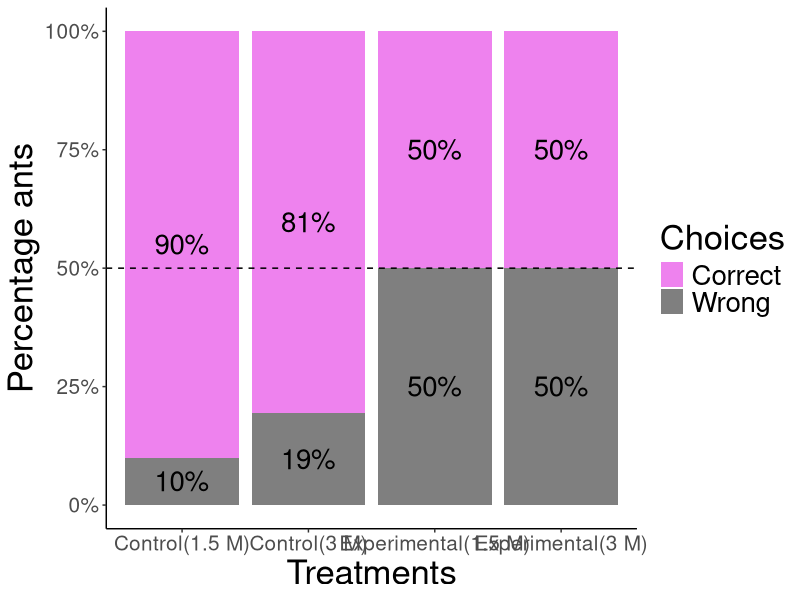
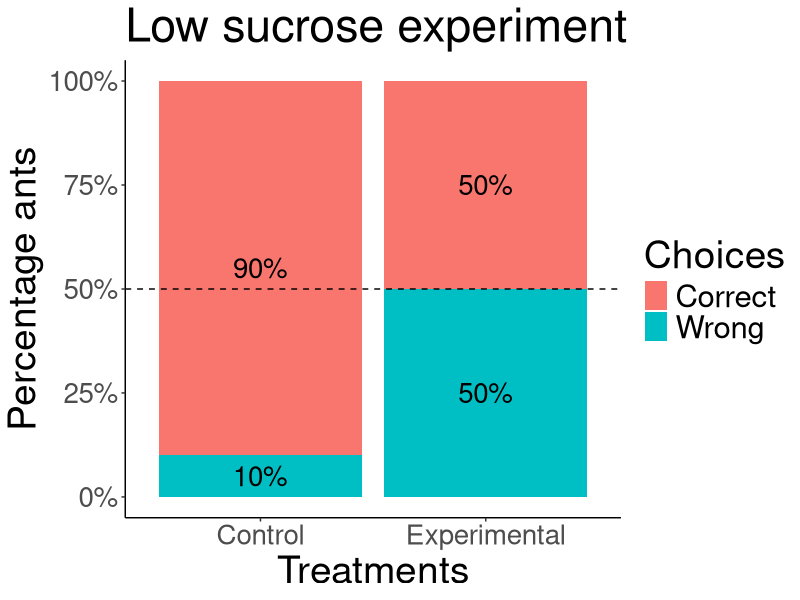
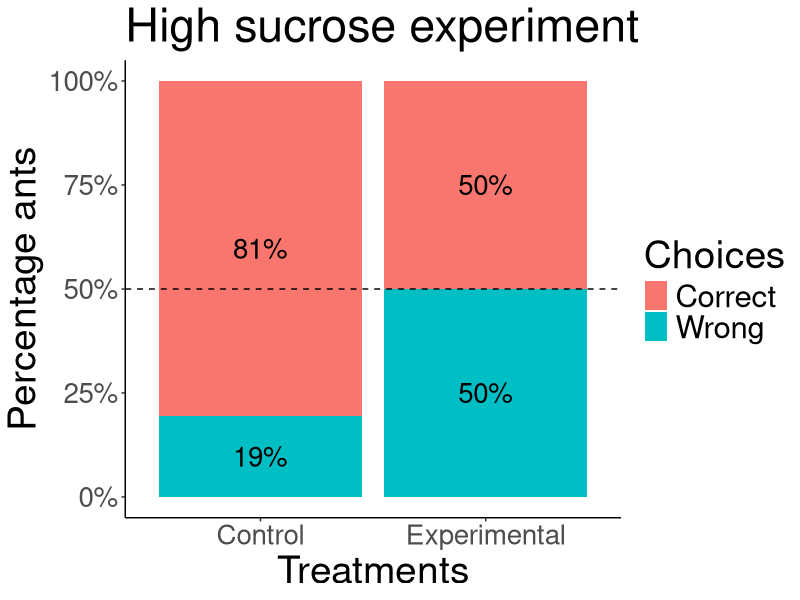
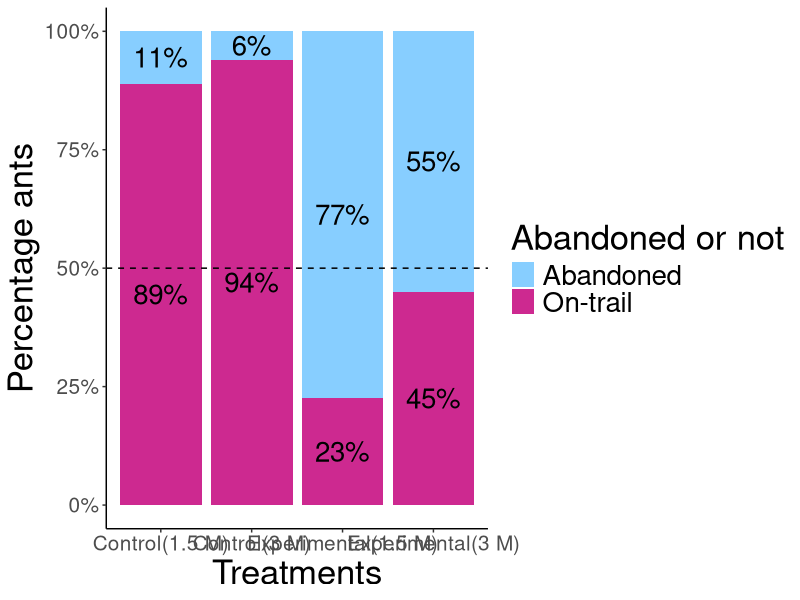
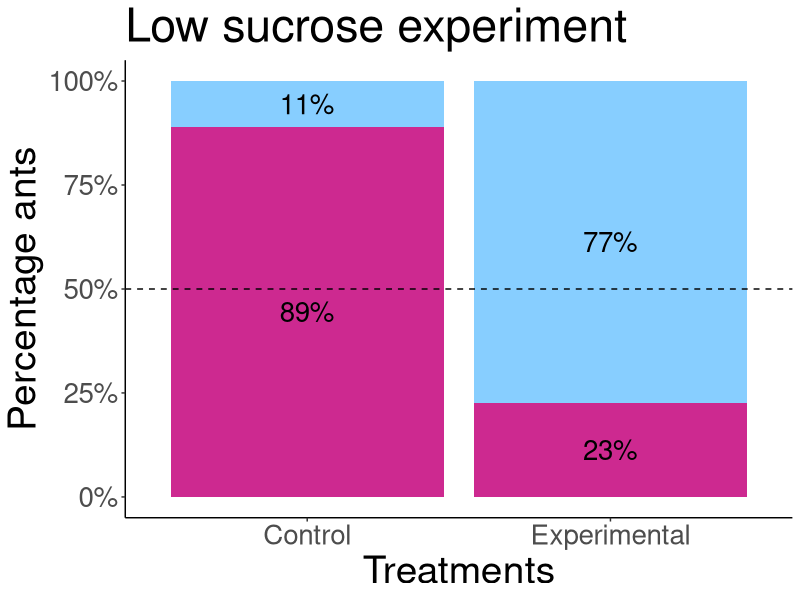
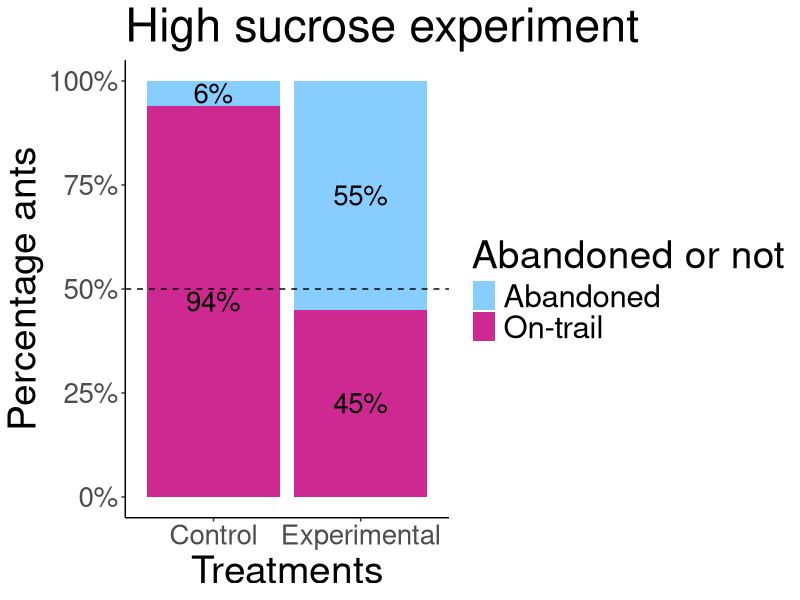
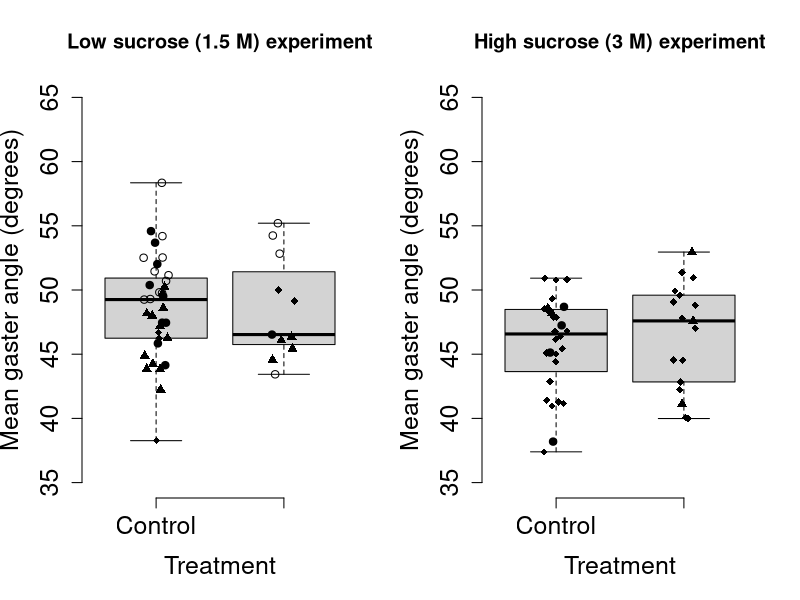

Write R code to recreate these figures, in order.
## ---- chunk 1
knitr::opts_chunk$set(echo = TRUE)
## ---- chunk 2
library(tidyverse)
library(ggplot2)
library(ggthemes)
library(ggstats)
## ---- chunk 3
#Importing the datasheets,and converting the relevant columns into factors

low_sucrose_experiment_data<-read.csv("Combined ant choices_Low sucrose experiment.csv")

high_sucrose_experiment_data<-read.csv("Combined ant choices_High sucrose experiment.csv")

#Extracting the columns needed for choice and abandonment analysis
low_sucrose_experiment_choices<-data.frame(low_sucrose_experiment_data$Treatment,low_sucrose_experiment_data$Ant.choice)
high_sucrose_experiment_choices<-data.frame(high_sucrose_experiment_data$Treatment,high_sucrose_experiment_data$Ant.choice)

#Changing the column names
colnames(low_sucrose_experiment_choices)<-c("treatment","choices")
colnames(high_sucrose_experiment_choices)<-c("treatment","choices")

#Converting the columns into factors
low_sucrose_experiment_choices$treatment<-as.factor(low_sucrose_experiment_choices$treatment)
low_sucrose_experiment_choices$choices<-as.factor(low_sucrose_experiment_choices$choices)

high_sucrose_experiment_choices$treatment<-as.factor(high_sucrose_experiment_choices$treatment)
high_sucrose_experiment_choices$choices<-as.factor(high_sucrose_experiment_choices$choices)

## ---- chunk 4

#1.5M DATA CHOICE ANALYSIS

#Filtering data where ant made either a correct or a wrong choice
low_sucrose_experiment_choices_only<-
  low_sucrose_experiment_choices %>% 
  filter(choices !="Abandoned")

#Dropping the abandonment factor level
low_sucrose_experiment_choices_only$choices<-droplevels(low_sucrose_experiment_choices_only$choices)

#Creating table
low_sucrose_experiment_choices_only_table<-table(low_sucrose_experiment_choices_only)

chisq.test(low_sucrose_experiment_choices_only_table,correct = F)

#Binomial test for control data
binom.test(36,40,0.5)
#Significant!

#Binomial test for experimental data
binom.test(8,16,0.5)
#Non-significant 
 
#3M DATA CHOICE ANALYSIS

#Filtering data where ant made either a correct or a wrong choice
high_sucrose_experiment_choices_only<-
  high_sucrose_experiment_choices %>% 
  filter(choices !="Abandoned")

#Dropping the abandonment factor level
high_sucrose_experiment_choices_only$choices<-droplevels(high_sucrose_experiment_choices_only$choices)

#Creating table
high_sucrose_experiment_choices_only_table<-table(high_sucrose_experiment_choices_only)

chisq.test(high_sucrose_experiment_choices_only_table,correct = F)
#Significant

#Binomial test for control data
binom.test(27,33,0.5)
#Significant!

#Binomial test for experimental data
binom.test(11,21,0.5)
#Non-significant 
## ---- chunk 5

#LOW SUCROSE EXPERIMENT ABANDONMENT ANALYSIS

#Filtering data where ant made either a correct or a wrong choice
low_sucrose_experiment_choices$abandonment<-ifelse(low_sucrose_experiment_choices$choices=="Abandoned","Abandoned","On-trail")

low_sucrose_experiment_abandonment_table<-table(low_sucrose_experiment_choices[-2])

#Chi-square test
chisq.test(low_sucrose_experiment_abandonment_table,correct = F)
#Significant

#Binomial test for control data
binom.test(5,45,0.5)
#Significantly more ants stay on the trail than abandon here

#Binomial test for experimental data
binom.test(55,71,0.5)
#Significantly more ants abandon the trail than stay on the trail

#HIGH SUCROSE EXPERIMENT ABANDONMENT ANALYSIS

#Filtering data where ant made either a correct or a wrong choice
high_sucrose_experiment_choices$abandonment<-ifelse(high_sucrose_experiment_choices$choices=="Abandoned","Abandoned","On-trail")

high_sucrose_experiment_abandonment_table<-table(high_sucrose_experiment_choices[-2])

#Chi-square test
chisq.test(high_sucrose_experiment_abandonment_table,correct = F)
#Significant


#Binomial test for control data
binom.test(2,35,0.5) #Significant
#Significantly more ants stay on the trail than abandon here

#Binomial test for experimental data
binom.test(30,51,0.5)
#Non-significant

## ---- chunk 6

#Creating labels specific to the experiment type and combining the dataframes
low_sucrose_experiment_choices$label<-as.factor(ifelse(low_sucrose_experiment_choices$treatment=="Control","Control_1.5m","Exp_1.5m"))

high_sucrose_experiment_choices$label<-as.factor(ifelse(high_sucrose_experiment_choices$treatment=="Control","Control_3m","Exp_3m"))


#Combining the choices from both experiments
all_exp_combined_data_choices<-rbind(low_sucrose_experiment_choices,high_sucrose_experiment_choices)

#Subsetting the data from the two treatments (combined for both experiments separately) to compare between the experiments.
all_exp_combined_control<-subset(all_exp_combined_data_choices,all_exp_combined_data_choices$treatment=="Control")

all_exp_combined_experimental<-subset(all_exp_combined_data_choices,all_exp_combined_data_choices$treatment=="Experimental")

#Dropping the uncessary factor levels
all_exp_combined_control$label<-droplevels(all_exp_combined_control$label)

all_exp_combined_experimental$label<-droplevels(all_exp_combined_experimental$label)

#COMPARING CORRECT VS. WRONG CHOICES BETWEEN THE TWO EXPERIMENTS FOR EACH TREATMENT

#CONTROL TREATMENT
all_exp_combined_control_choices_only<-data.frame(all_exp_combined_control$choices,all_exp_combined_control$label)

colnames(all_exp_combined_control_choices_only)<-c("choices","exp_type")

#Removing abandonment data for this analysis
all_exp_combined_control_choices_only<-subset(all_exp_combined_control_choices_only,all_exp_combined_control_choices_only$choices!="Abandoned")

#Dropping the uncessary factor levels
all_exp_combined_control_choices_only$choices<-droplevels(all_exp_combined_control_choices_only$choices)

all_exp_combined_control_choices_only_table<-table(all_exp_combined_control_choices_only)

chisq.test(all_exp_combined_control_choices_only_table,correct = F)
#Not significant

#EXPERIMENTAL TREATMENT

all_exp_combined_experimental_choices_only<-data.frame(all_exp_combined_experimental$choices,all_exp_combined_experimental$label)

colnames(all_exp_combined_experimental_choices_only)<-c("choices","exp_type")

#Removing abandonment data for this analysis
all_exp_combined_experimental_choices_only<-subset(all_exp_combined_experimental_choices_only,all_exp_combined_experimental_choices_only$choices!="Abandoned")

#Dropping the uncessary factor levels
all_exp_combined_experimental_choices_only$choices<-droplevels(all_exp_combined_experimental_choices_only$choices)

all_exp_combined_experimental_choices_only_table<-table(all_exp_combined_experimental_choices_only)

chisq.test(all_exp_combined_experimental_choices_only_table,correct = F)
#Not significant
## ---- chunk 7

#CONTROL
all_exp_combined_control_abandonment_only<-data.frame(all_exp_combined_control$abandonment,all_exp_combined_control$label)

colnames(all_exp_combined_control_abandonment_only)<-c("abandonment","exp_type")

all_exp_combined_control_abandonment_only$abandonment<-as.factor(all_exp_combined_control_abandonment_only$abandonment)

all_exp_combined_control_abandonment_only_table<-table(all_exp_combined_control_abandonment_only)

chisq.test(all_exp_combined_control_abandonment_only_table,correct = F)
#Not significant


#Experimental
all_exp_combined_experimental_abandonment_only<-data.frame(all_exp_combined_experimental$abandonment,all_exp_combined_experimental$label)

colnames(all_exp_combined_experimental_abandonment_only)<-c("abandonment","exp_type")

all_exp_combined_experimental_abandonment_only$abandonment<-as.factor(all_exp_combined_experimental_abandonment_only$abandonment)

all_exp_combined_experimental_abandonment_only_table<-table(all_exp_combined_experimental_abandonment_only)

chisq.test(all_exp_combined_experimental_abandonment_only_table,correct = F)
#Significant!

## ---- chunk 8

choices_combined<-subset(all_exp_combined_data_choices,choices!="Abandoned")
#Removing abandonment data for the plot

choices_combined$label<-factor(choices_combined$label,levels=c("Control_1.5m","Control_3m","Exp_1.5m","Exp_3m"))

choices_combined<-as.data.frame(choices_combined %>%
  group_by(label,choices)%>%
  summarize(total=n()))

choices_plot<-ggplot(choices_combined)+
  aes(label,fill=choices,weight=total,by=label)+
  geom_bar(position="fill")+
  geom_text(aes(label = scales::percent(..prop.., accuracy = 1)),stat = "prop", position = position_fill(.5),size=7)+
  scale_y_continuous(labels = scales::percent)+scale_x_discrete(labels=c("Control_1.5m"="Control(1.5 M)","Control_3m"= "Control(3 M)", "Exp_1.5m"="Experimental(1.5 M)","Exp_3m" = "Experimental(3 M)"))+
  xlab("Treatments")+
  ylab("Percentage ants")+
  guides(fill=guide_legend(title="Choices"))+
  theme_bw()+
    theme(
    plot.background = element_blank(),
    panel.grid.major = element_blank(),
    panel.grid.minor = element_blank(),
    panel.border = element_blank()
  ) +  theme(axis.line = element_line(color = 'black'))
   

choices_plot+theme(text=element_text(size=25),axis.text = element_text(size=15))+ 
  geom_hline(yintercept = 0.5, linetype = "dashed")+
  scale_fill_manual(values=c("violet","gray50"))


#Separate graphs as per experiment type

#Low sucorse
choices_combined_low_sucrose<-choices_combined[c(1,2,5,6),]

choices_combined_low_sucrose$label<-factor(choices_combined_low_sucrose$label,levels=c("Control_1.5m","Exp_1.5m"))
 
choices_plot<-ggplot(choices_combined_low_sucrose)+
  aes(label,fill=choices,weight=total,by=label)+
  geom_bar(position="fill")+
  geom_text(aes(label = scales::percent(..prop.., accuracy = 1)),stat = "prop", position = position_fill(.5),size=7)+
  scale_y_continuous(labels = scales::percent)+scale_x_discrete(labels=c("Control_1.5m"="Control", "Exp_1.5m"="Experimental"))+
  xlab("Treatments")+
  ylab("Percentage ants")+
  guides(fill=guide_legend(title="Choices"))+
  theme_bw()+
    theme(
    plot.background = element_blank(),
    panel.grid.major = element_blank(),
    panel.grid.minor = element_blank(),
    panel.border = element_blank()
  ) +  theme(axis.line = element_line(color = 'black'))
   

choices_plot+theme(text=element_text(size=28),axis.text = element_text(size=20))+ 
  geom_hline(yintercept = 0.5, linetype = "dashed")+ggtitle("Low sucrose experiment") 


#High sucrose
choices_combined_high_sucrose<-choices_combined[c(3,4,7,8),]

choices_combined_high_sucrose$label<-factor(choices_combined_high_sucrose$label,levels=c("Control_3m","Exp_3m"))
 
choices_plot<-ggplot(choices_combined_high_sucrose)+
  aes(label,fill=choices,weight=total,by=label)+
  geom_bar(position="fill")+
  geom_text(aes(label = scales::percent(..prop.., accuracy = 1)),stat = "prop", position = position_fill(.5),size=7)+
  scale_y_continuous(labels = scales::percent)+scale_x_discrete(labels=c("Control_3m"="Control", "Exp_3m"="Experimental"))+
  xlab("Treatments")+
  ylab("Percentage ants")+
  guides(fill=guide_legend(title="Choices"))+
  theme_bw()+
    theme(
    plot.background = element_blank(),
    panel.grid.major = element_blank(),
    panel.grid.minor = element_blank(),
    panel.border = element_blank()
  ) +  theme(axis.line = element_line(color = 'black'))
   

choices_plot+theme(text=element_text(size=28),axis.text = element_text(size=20))+ 
  geom_hline(yintercept = 0.5, linetype = "dashed")+ggtitle("High sucrose experiment") 

## ---- chunk 9
 
abandon_combined<-as.data.frame(all_exp_combined_data_choices %>%
  group_by(label,abandonment)%>%
  summarize(total=n()))

abandon_combined$label<-factor(abandon_combined$label,levels=c("Control_1.5m","Control_3m","Exp_1.5m","Exp_3m"))

choices_plot_1<-ggplot(abandon_combined)+
  aes(label,fill=abandonment,weight=total,by=label)+
  geom_bar(position="fill")+
  geom_text(aes(label = scales::percent(..prop.., accuracy = 1)),stat = "prop", position = position_fill(.5),size=7)+
  scale_y_continuous(labels = scales::percent)+scale_x_discrete(labels=c("Control_1.5m"="Control(1.5 M)","Control_3m"= "Control(3 M)", "Exp_1.5m"="Experimental(1.5 M)","Exp_3m" = "Experimental(3 M)"))+
  xlab("Treatments")+
  ylab("Percentage ants")+
  guides(fill=guide_legend(title="Abandoned or not"))+
  theme_bw()+
    theme(
    plot.background = element_blank(),
    panel.grid.major = element_blank(),
    panel.grid.minor = element_blank(),
    panel.border = element_blank()
  ) +  theme(axis.line = element_line(color = 'black'))
   
choices_plot_1+theme(text=element_text(size=25),axis.text = element_text(size=15))+geom_hline(yintercept = 0.5, linetype = "dashed")+scale_fill_manual(values=c("skyblue1","maroon3"))


#Separate graphs as per experiment type

#Low sucrose
abandon_combined_low_sucrose<-abandon_combined[c(1,2,3,4),]

abandon_combined_low_sucrose$label<-factor(abandon_combined_low_sucrose$label,levels=c("Control_1.5m","Exp_1.5m"))

choices_plot_1<-ggplot(abandon_combined_low_sucrose)+
  aes(label,fill=abandonment,weight=total,by=label)+
  geom_bar(position="fill")+
  geom_text(aes(label = scales::percent(..prop.., accuracy = 1)),stat = "prop", position = position_fill(.5),size=7)+
  scale_y_continuous(labels = scales::percent)+scale_x_discrete(labels=c("Control_1.5m"="Control", "Exp_1.5m"="Experimental"))+
  xlab("Treatments")+
  ylab("Percentage ants")+
  theme_bw()+
    theme(
    plot.background = element_blank(),
    panel.grid.major = element_blank(),
    panel.grid.minor = element_blank(),
    panel.border = element_blank(),
    legend.position = "none"
  ) +  theme(axis.line = element_line(color = 'black'))
   
choices_plot_1+theme(text=element_text(size=28),axis.text = element_text(size=20))+geom_hline(yintercept = 0.5, linetype = "dashed")+scale_fill_manual(values=c("skyblue1","maroon3"))+
  ggtitle("Low sucrose experiment") 

#High sucrose experiment

abandon_combined_high_sucrose<-abandon_combined[c(5,6,7,8),]

abandon_combined_high_sucrose$label<-factor(abandon_combined_high_sucrose$label,levels=c("Control_3m","Exp_3m"))

choices_plot_1<-ggplot(abandon_combined_high_sucrose)+
  aes(label,fill=abandonment,weight=total,by=label)+
  geom_bar(position="fill")+
  geom_text(aes(label = scales::percent(..prop.., accuracy = 1)),stat = "prop", position = position_fill(.5),size=7)+
  scale_y_continuous(labels = scales::percent)+scale_x_discrete(labels=c("Control_3m"="Control", "Exp_3m"="Experimental"))+
  xlab("Treatments")+
  ylab("Percentage ants")+
  guides(fill=guide_legend(title="Abandoned or not"))+
  theme_bw()+
    theme(
    plot.background = element_blank(),
    panel.grid.major = element_blank(),
    panel.grid.minor = element_blank(),
    panel.border = element_blank()
  ) +  theme(axis.line = element_line(color = 'black'))
   
choices_plot_1+theme(text=element_text(size=28),axis.text = element_text(size=20))+geom_hline(yintercept = 0.5, linetype = "dashed")+scale_fill_manual(values=c("skyblue1","maroon3"))+
  ggtitle("High sucrose experiment") 

## ---- chunk 10

#LOW SUCROSE EXPERIMENT
gaster_angle_low_sucrose<-read.csv("Combined gaster angles_Low sucrose experiment.csv")

#Converting the relevant columns to factors
gaster_angle_low_sucrose$Ant.choice<-as.factor(gaster_angle_low_sucrose$Ant.choice)
gaster_angle_low_sucrose$Treatment<-as.factor(gaster_angle_low_sucrose$Treatment)
gaster_angle_low_sucrose$Video<-as.factor(gaster_angle_low_sucrose$Video)
gaster_angle_low_sucrose$Year<-as.factor(gaster_angle_low_sucrose$Year)

#Converting gaster angle measures to numbers
gaster_angle_low_sucrose$Angle.measurement.1<-as.numeric(gaster_angle_low_sucrose$Angle.measurement.1)
gaster_angle_low_sucrose$Angle.measurement.2<-as.numeric(gaster_angle_low_sucrose$Angle.measurement.2)
gaster_angle_low_sucrose$Angle.measurement.3<-as.numeric(gaster_angle_low_sucrose$Angle.measurement.3)
#Ignore the warnings here


#HIGH SUCROSE EXPERIMENT
gaster_angle_high_sucrose<-read.csv("Combined gaster angles_High sucrose experiment.csv")

#Converting the relevant columns to factors
gaster_angle_high_sucrose$Ant.choice<-as.factor(gaster_angle_high_sucrose$Ant.choice)
gaster_angle_high_sucrose$Treatment<-as.factor(gaster_angle_high_sucrose$Treatment)
gaster_angle_high_sucrose$Video<-as.factor(gaster_angle_high_sucrose$Video)
gaster_angle_high_sucrose$Year<-as.factor(gaster_angle_high_sucrose$Year)


#Converting gaster angle measures to numbers
gaster_angle_high_sucrose$Angle.measurement.1<-as.numeric(gaster_angle_high_sucrose$Angle.measurement.1)
gaster_angle_high_sucrose$Angle.measurement.2<-as.numeric(gaster_angle_high_sucrose$Angle.measurement.2)
gaster_angle_high_sucrose$Angle.measurement.3<-as.numeric(gaster_angle_high_sucrose$Angle.measurement.3)
#Ignore the warnings here

## ---- chunk 11

#LOW SUCROSE EXPERIMENT
 
gaster_angle_low_sucrose_ready<-gaster_angle_low_sucrose %>%
  transmute(Video,Treatment,Ant.choice,Year,mean_gaster_angle=rowMeans(select(.,Angle.measurement.1:Angle.measurement.3)))

gaster_angle_low_sucrose_ready<-as.data.frame(gaster_angle_low_sucrose_ready %>%
  group_by(Video,Treatment,Ant.choice,Year) %>%
  summarise(mean_gaster_angle=mean(mean_gaster_angle,na.rm = T)))

gaster_angle_low_sucrose_ready<-na.omit(gaster_angle_low_sucrose_ready)

#HIGH SUCROSE EXPERIMENT

gaster_angle_high_sucrose_ready<-gaster_angle_high_sucrose %>%
  transmute(Video,Treatment,Ant.choice,Year,mean_gaster_angle=rowMeans(select(.,Angle.measurement.1:Angle.measurement.3)))

gaster_angle_high_sucrose_ready<-as.data.frame(gaster_angle_high_sucrose_ready %>%
  group_by(Video,Treatment,Ant.choice,Year) %>%
  summarise(mean_gaster_angle=mean(mean_gaster_angle,na.rm = T)))

gaster_angle_high_sucrose_ready<-na.omit(gaster_angle_high_sucrose_ready)

#Average gaster angle calculations:
gaster_angle_low_sucrose_ready %>%
  group_by(Treatment) %>%
  summarise(mean(mean_gaster_angle))

gaster_angle_high_sucrose_ready %>%
  group_by(Treatment) %>%
  summarise(mean(mean_gaster_angle))

## ---- chunk 12
wilcox.test(gaster_angle_low_sucrose_ready$mean_gaster_angle~gaster_angle_low_sucrose_ready$Treatment) 
#No Significant difference

wilcox.test(gaster_angle_high_sucrose_ready$mean_gaster_angle~gaster_angle_high_sucrose_ready$Treatment) 
#No significant difference

## ---- chunk 13

par(mfrow=c(1,2))

#LOW SUCROSE EXPERIMENT
boxplot(gaster_angle_low_sucrose_ready$mean_gaster_angle~gaster_angle_low_sucrose_ready$Treatment,xlab="Treatment", ylab="Mean gaster angle (degrees)",range=0,frame=F,cex.axis=1.5,cex.lab=1.5,main="Low sucrose (1.5 M) experiment",ylim=c(35,65))

#Adding individual points to the boxplot
stripchart(mean_gaster_angle~Treatment,method="jitter",add=T,vertical=T,pch=1,data=gaster_angle_low_sucrose_ready[gaster_angle_low_sucrose_ready$Year==2022, ])
 
stripchart(mean_gaster_angle~Treatment,method="jitter",add=T,vertical=T,pch=19,data=gaster_angle_low_sucrose_ready[gaster_angle_low_sucrose_ready$Year==2023, ])

stripchart(mean_gaster_angle~Treatment,method="jitter",add=T,vertical=T,pch=18,data=gaster_angle_low_sucrose_ready[gaster_angle_low_sucrose_ready$Year==2024, ])

stripchart(mean_gaster_angle~Treatment,method="jitter",add=T,vertical=T,pch=17,data=gaster_angle_low_sucrose_ready[gaster_angle_low_sucrose_ready$Year==2025, ])


#HIGH SUCROSE EXPERIMENT
boxplot(gaster_angle_high_sucrose_ready$mean_gaster_angle~gaster_angle_high_sucrose_ready$Treatment,xlab="Treatment", ylab="Mean gaster angle (degrees)",range=0,frame=F,cex.axis=1.5,cex.lab=1.5,main="High sucrose (3 M) experiment",ylim=c(35,65))

#Adding individual points to the boxplot
stripchart(mean_gaster_angle~Treatment,method="jitter",add=T,vertical=T,pch=19,data=gaster_angle_high_sucrose_ready[gaster_angle_high_sucrose_ready$Year==2023, ])

stripchart(mean_gaster_angle~Treatment,method="jitter",add=T,vertical=T,pch=18,data=gaster_angle_high_sucrose_ready[gaster_angle_high_sucrose_ready$Year==2024, ])

stripchart(mean_gaster_angle~Treatment,method="jitter",add=T,vertical=T,pch=17,data=gaster_angle_high_sucrose_ready[gaster_angle_high_sucrose_ready$Year==2025, ])


